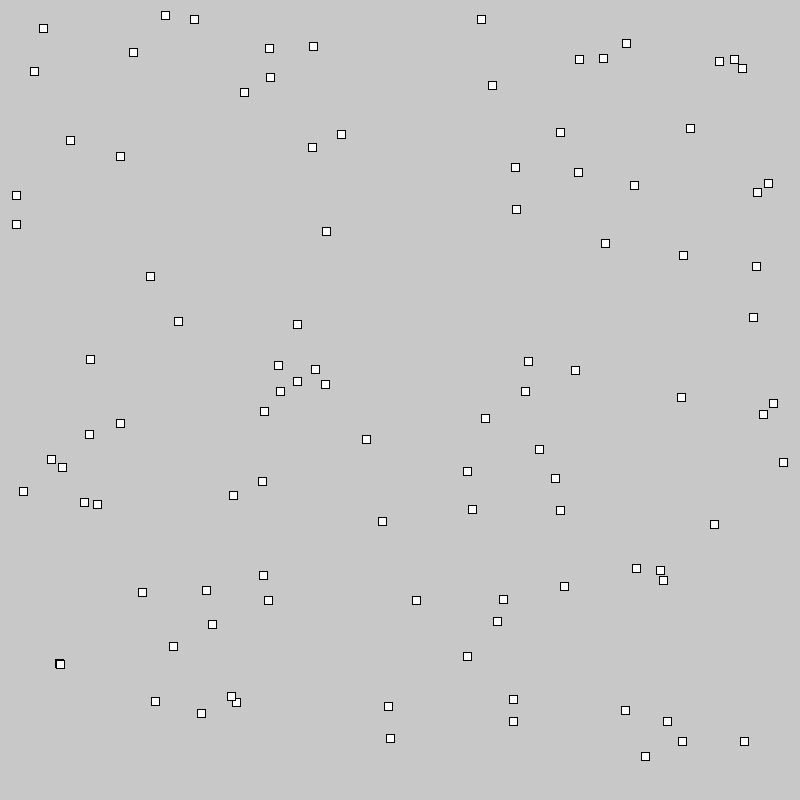
Frame 1 (no input)
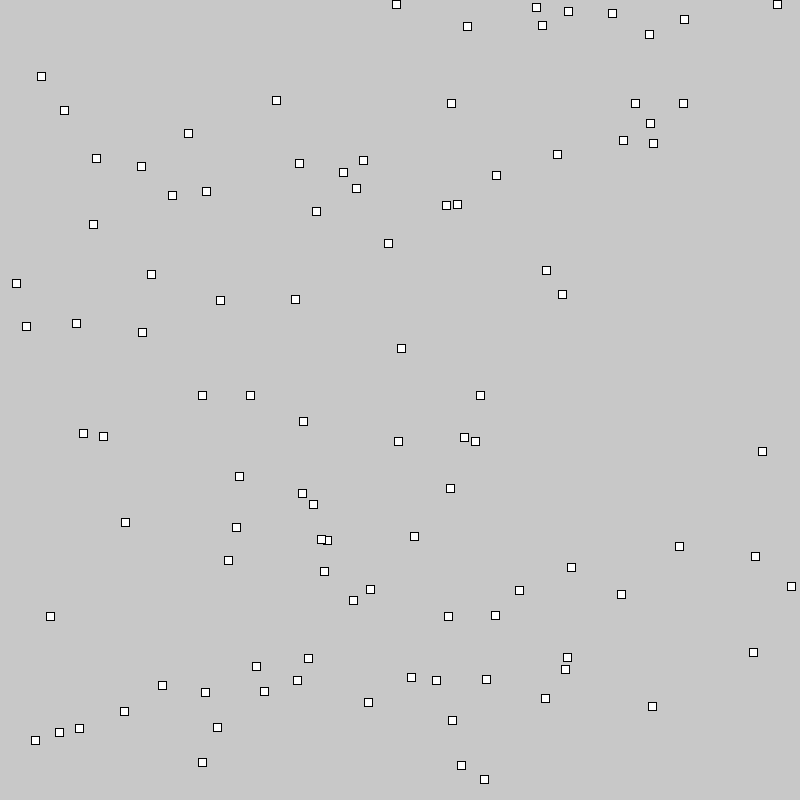
Frame 60 (the mouse pressed at the canvas centre just before this capture)
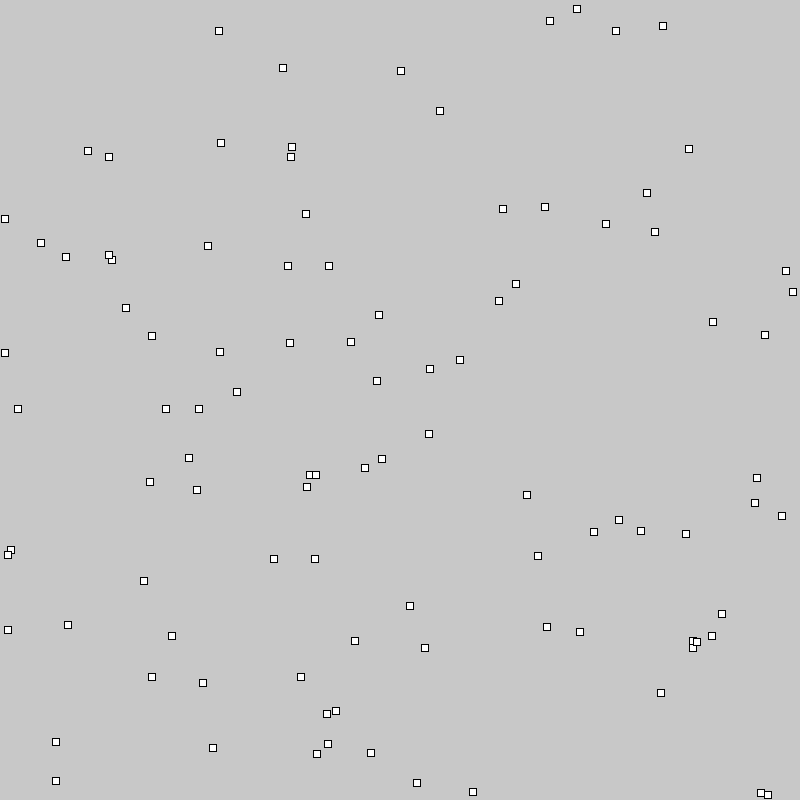
Frame 120 (the mouse held since frame 60 and released just before this capture)

The Processing sketch that drew these frames (run headless with seeded random() and noise(); from frame 60 on, the mouse is pressed at the canvas centre):

// Processing sketch: for_simple_random
// ── for_simple_random.pde
int cant = 100;
int tam;

void setup(){
  size(800,800);
  tam = width/cant;
  //frameRate(1);
}

void draw(){
  background(200);
  for(int i=0; i<100;i++){
    int x = floor(random(0,width-tam));
    int y = floor(random(0,height-tam));
    rect(x,y,tam,tam);
  }
}

void mousePressed(){
  cant++;
  tam = width/cant;
}

void keyPressed(){
  cant--;
  tam = width/cant;
}
